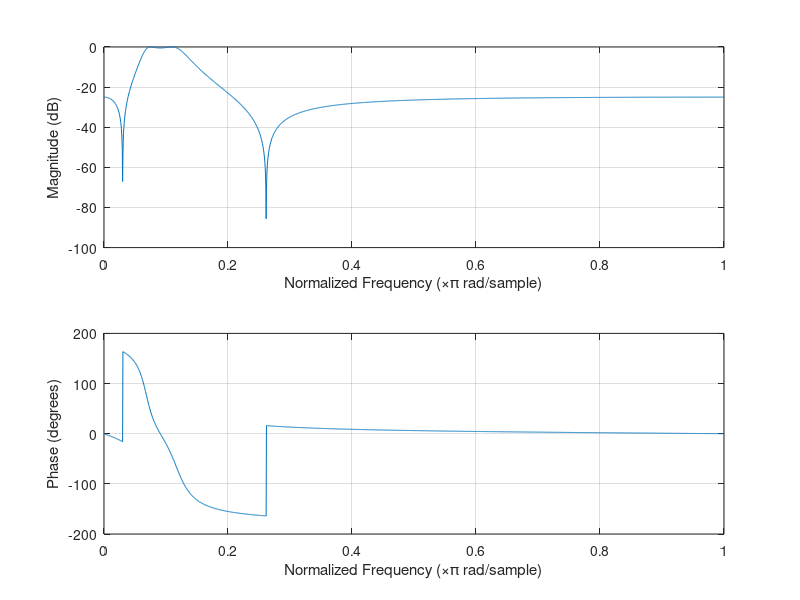
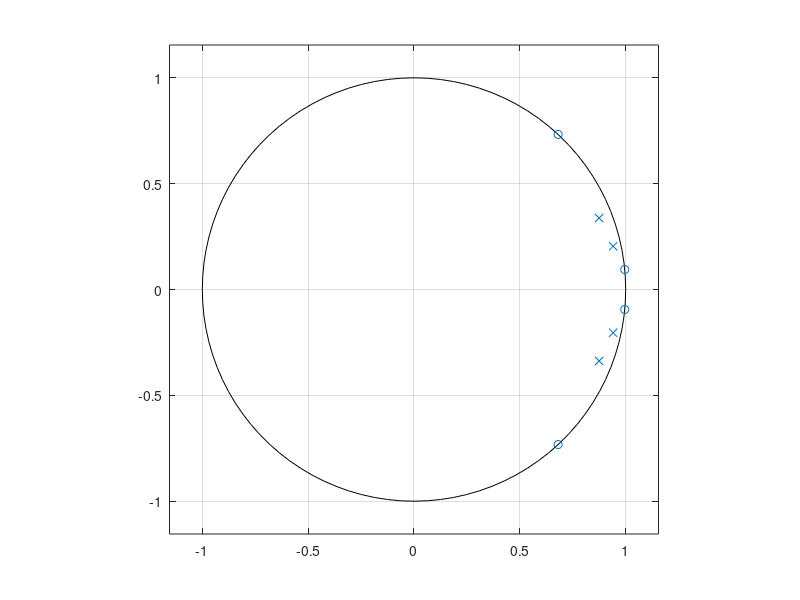

The MATLAB source for these figures, in order: (Note: this script raises an error after producing the figures.)
ord = 4;
rp = 0.5;           % Passband ripple
rs = 25;          % Stopband ripple
fs = 8000;        % Sampling frequency
pb = [280 470];

%divide by two as the ellip function's first parameter is doubled
[b,a] = ellip(ord/2, rp, rs, pb/(fs/2));
figure(1)
%plot the fequency spectrum
freqz(b,a,2000)
figure(2)
%plot z plane
zplane(b,a)


out = 'double a[] = {';

for i=1:length(a)
    if i==1
        out = [out, sprintf('%1.16e', a(i))];
    else
        out = [out, ', ', sprintf('%1.16e', a(i))];
    end
    
end
out = [out, '};'];

out = [out, '\n', 'double b[] = {'];

for i=1:length(b)
    if i==1
        out = [out, sprintf('%1.16e', b(i))];
    else
        out = [out, ', ', sprintf('%1.16e', b(i))];
    end
    
end
out = [out, '};'];

out = [out, '\n', '#define ORDER ', sprintf('%d', ord), '\n'];

%Write it to a file
f = fopen('RTDSP/coeffs.txt', 'w+');
fprintf(f, out);
fclose(f);
